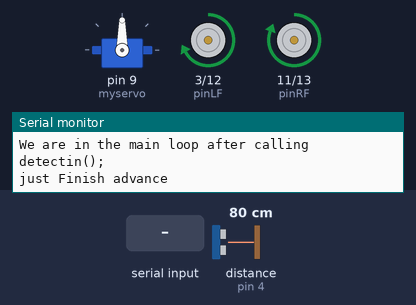
Bench run of a sketch on a simulated Arduino Uno, built with avr-gcc and run on an emulated ATmega328P. Parts: servo, motor-driver pin pairs drawn as motors (green arrow = first pin HIGH = forward, orange = second pin HIGH = backward, longer = more drive), the last lines printed to the serial monitor. Wiring (inferred from the names in the program): ultrasonic range finder: trigger pin 5; echo pin 4. Inputs (shaded band) come from the test bench; at power-on: distance to the obstacle (sensor on pin 4) 80 cm. The echo pulse lasts 58.3 µs per cm.

Above: at 2.2 s.
2.3 s: distance to the obstacle (sensor on pin 4) set to 50 cm
5.3 s: distance to the obstacle (sensor on pin 4) set to 43 cm
At 6.7 s:
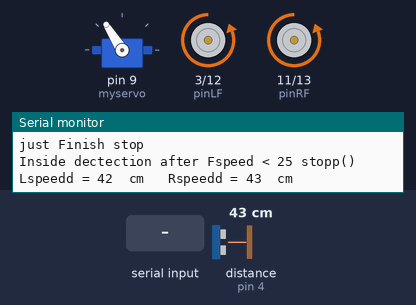
8.3 s: "2\n" received over Serial
At 9.3 s:
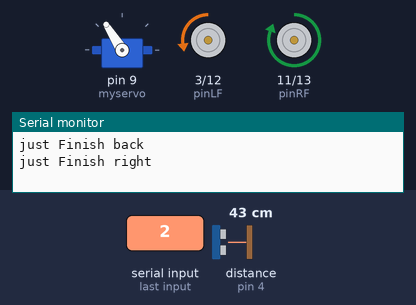
11.3 s: "6\n" received over Serial
At 12.84 s:
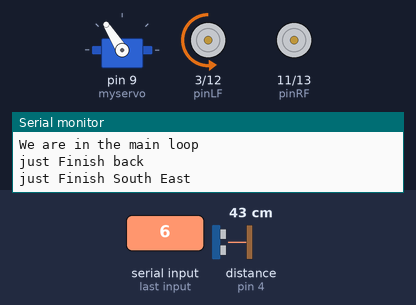
14.3 s: "8\n" received over Serial
At 15.5 s:
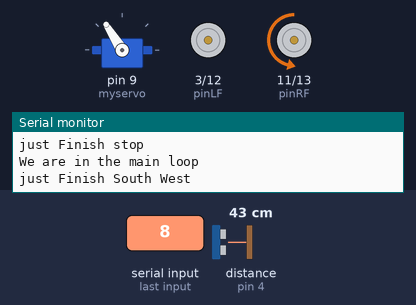
17.1 s: "4\n" received over Serial
At 19.0 s:
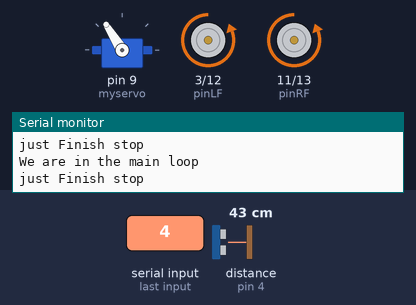
Timing chart, 0 to 20.5 s (numbered marks = the images above; inputs shaded):
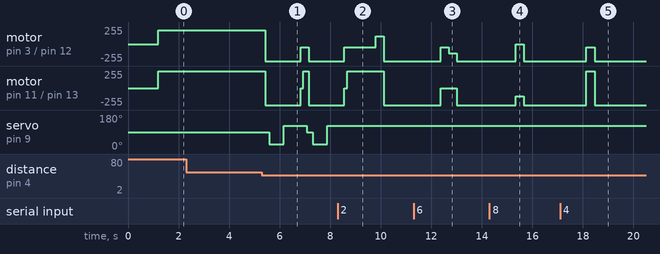

Measured:
- the behaviour switches between 46 and 45 cm on distance to the obstacle (sensor on pin 4) (found by bisection; images 0 and 1)
- after the input at 8.3 s, servo on pin 9 (myservo): stops changing and stays 122°
- after the input at 11.3 s, motor on pin 3 (pinLF) / pin 12 (pinLB): backward 255/255 → backward 51/255 after 1.1 s, → backward 141/255 0.30 s later, → backward 255/255 0.32 s later; motor on pin 11 (pinRF) / pin 13 (pinRB): backward 255/255 → stopped after 1.1 s, → backward 255/255 0.62 s later
- after the input at 14.3 s, motor on pin 3 (pinLF) / pin 12 (pinLB): backward 255/255 → stopped after 1.0 s, → backward 255/255 0.32 s later; motor on pin 11 (pinRF) / pin 13 (pinRB): backward 255/255 → backward 124/255 after 1.0 s, → backward 255/255 0.32 s later
- after the input at 17.1 s, motor on pin 3 (pinLF) / pin 12 (pinLB): backward 255/255 → backward 51/255 after 1.0 s, → backward 255/255 0.32 s later; motor on pin 11 (pinRF) / pin 13 (pinRB): backward 255/255 → forward 255/255 after 1.0 s, → backward 255/255 0.32 s later

The sketch:

RCtwoMotorsNAi.ino
```cpp
/*
    L = Left
    R = Right
    F = forward
    B = backward
*/
#include <Servo.h>
int pinLB = 12;     // define pin 12
int pinLF = 3;     // define pin 3
int pinRB = 13;    // define pin 13
int pinRF = 11;    // define pin 11
int inputPin = 4;    // define pin for sensor echo
int outputPin =5;    // define pin for sensor trig
int Fspeedd = 0;      // forward speed
int Rspeedd = 0;      // right speed
int Lspeedd = 0;      // left speed
int directionn = 0;   // forward=8 backward=2 left=4 right=6
Servo myservo;        // set myservo
int delay_time = 250; // settling time after steering servo motor moving B
int Fgo = 8;         // Move F
int Rgo = 6;         // move to the R
int Lgo = 4;         // move to the L
int Bgo = 2;         // move B

int NNNN = 11;     //Nort
int NNNEE = 12;     //Nort East
int NNNWW = 13;     //Nort West
int EE = 14;     //East
int WW = 15;     //Weast
int SSS = 16;      //South
int SSSEE = 17;       //Sout East
int SSSWW = 18;       //Sout West
int mode = 0;     // mode 0 is AI mode 1 is RC
char serialInput = 0; //
void setup()
 {
  Serial.begin(9600);     // Define motor output pin
  pinMode(pinLB,OUTPUT); // pin 12
  pinMode(pinLF,OUTPUT); // pin 3 (PWM)
  pinMode(pinRB,OUTPUT); // pin 13
  pinMode(pinRF,OUTPUT); // pin 11 (PWM)
  pinMode(inputPin, INPUT);    // define input pin for sensor
  pinMode(outputPin, OUTPUT);  // define output pin for sensor
  myservo.attach(9);    // Define servo motor output pin to D9 (PWM)
 Serial.println("just Finish setup");
 delay(1000);
 }
void advance()     // move forward
    {
    digitalWrite(pinLB,LOW);    // right wheel moves forward
    digitalWrite(pinRB, LOW);  // left wheel moves forward
    analogWrite(pinLF,255 -51);
    analogWrite(pinRF,255);
    Serial.println("just Finish advance");
    }
void NorthEast(){
      digitalWrite(12,LOW);
      digitalWrite(13,LOW);
      analogWrite(3,165 - 51);
      analogWrite(11,(255));
      Serial.println("just Finish North East");
    }

void NorthWest(){
      digitalWrite(12,LOW);
    digitalWrite(13,LOW);
    analogWrite(3,255 - 51);
    analogWrite(11,165);
    Serial.println("just Finish North West");
    }
void stopp()         // stop
    {
     digitalWrite(pinLB,HIGH);
     digitalWrite(pinRB,HIGH);
     analogWrite(pinLF,0);
     analogWrite(pinRF,0);
     Serial.println("just Finish stop");
    }
void right()        // turn right (single wheel)
    {
   digitalWrite(pinLB,HIGH);  // wheel on the left moves forward
   digitalWrite(pinRB,LOW); // wheel on the right moves backward
   analogWrite(pinLF, 255 -51);
   analogWrite(pinRF,255);
   Serial.println("just Finish right");
    }
void left()         // turn left (single wheel)
    {
   digitalWrite(pinLB,LOW);  // wheel on the left moves backward
   digitalWrite(pinRB,HIGH); // wheel on the right moves forward
   analogWrite(pinLF, 255 -51);
   analogWrite(pinRF,255);
   Serial.println("just Finish left");
    }

void back()          // move backward
    {
     digitalWrite(pinLB,HIGH);  // motor moves to left rear
     digitalWrite(pinRB,HIGH);  // motor moves to right rear
     analogWrite(pinLF,255 -51);
     analogWrite(pinRF,255);
     Serial.println("just Finish back");
    }
void SouthEast(){
        digitalWrite(12 , HIGH);//pinLB=12, LOW  right wheel moves forward
        digitalWrite(13,  HIGH);  // pinRB=13, LOW left wheel moves forward
        analogWrite (3,165 - 51);
        analogWrite (11,255);
        Serial.println("just Finish South East");
    }
void SouthWest(){
        digitalWrite(12 , HIGH);//pinLB=12, LOW  right wheel moves forward
        digitalWrite(13,  HIGH);  // pinRB=13, LOW left wheel moves forward
        analogWrite (3,255);
        analogWrite (11,(165-34));
        Serial.println("just Finish South West");
    }
void detection()        // measure 3 angles (0.90.179)
    {
      Serial.println("just Enter Detectin");
      delay(10);
      int delay_time = 250;   // stabilizing time for servo motor after moving backward
      ask_pin_F();            // read the distance ahead
      Serial.println("Inside dectection after ask_pin_F()");
     if(Fspeedd < 25 || Fspeedd < 10 )     //default 10    // if distance ahead is <10cm stop and go back
      {
              Serial.println("Inside dectection after if(Fspeed < 10");
            stopp();               // clear data
            delay(100);
            Serial.println("Inside dectection after Fspeed < 10 stopp()");
             delay(10);
            back();                // move backward for 0.2S
            delay(200);
      }
      if(Fspeedd < 35 || Fspeedd < 45)      //defualt 25   // if distance ahead is <25cm stop and loop left and right
      {
        Serial.println("Inside dectection after if(Fspeed < 25");
        delay(10);
        stopp();
        Serial.println("Inside dectection after Fspeed < 25 stopp()");
       delay(10);
        delay(100);             // clear data
        ask_pin_L();            // read distance on the left
        delay(delay_time);      // stabilizing time for servo motor
        ask_pin_R();            // read distance on the right
        delay(delay_time);      // stabilizing time for servo motor

        if(Lspeedd > Rspeedd)   // if distance on the left is >distance on the right
        {
          directionn = Lgo;      // move to the L
        }
         if(Lspeedd <= Rspeedd)   // if distance on the left is <= distance on the right
        {
         directionn = Rgo;      // move to the right
        }
        if (Lspeedd < 10 && Rspeedd < 10)   // if distance on left and right are both <10cm
        {
         directionn = Bgo;      // move backward
        } }
      else                      // if distance ahead is >25cm
      {
        directionn = Fgo;        // move forward
      }}
void ask_pin_F()   // measure the distance ahead
    {
      myservo.write(90); // default 90
      digitalWrite(outputPin, LOW);   // ultrasonic sensor transmit low level signal 2μs
      delayMicroseconds(2);
      digitalWrite(outputPin, HIGH);  // ultrasonic sensor transmit high level signal10μs, at least 10μs
      delayMicroseconds(10);
      digitalWrite(outputPin, LOW);    // keep transmitting low level signal
      float Fdistance = pulseIn(inputPin, HIGH);  // read the time in between
      Fdistance= Fdistance/5.8/10;       // convert time into distance (unit: cm)
      Fspeedd = Fdistance;              // read the distance into Fspeedd
  Serial.print("Fspeedd = ");
  Serial.print(Fspeedd );
  Serial.println("  cm");
    }
 void ask_pin_L()   // measure distance on the left
    {
      myservo.write(25); // default 5
      delay(325);  // default int delay_time = 250
      digitalWrite(outputPin, LOW);   // ultrasonic sensor transmit low level signal 2μs
      delayMicroseconds(2);
      digitalWrite(outputPin, HIGH);  // ultrasonic sensor transmit high level signal10μs, at least 10μs
      delayMicroseconds(10);
      digitalWrite(outputPin, LOW);    // keep transmitting low level signal
      float Ldistance = pulseIn(inputPin, HIGH);  // read the time in between
      Ldistance= Ldistance/5.8/10;       // convert time into distance (unit: cm)
      Lspeedd = Ldistance;              // read the distance into Lspeedd
  Serial.print("Lspeedd = ");
  Serial.print(Lspeedd );
      Serial.print("  cm  ");
    }
void ask_pin_R()   //  measure distance on the right
    {
      myservo.write(122); // default 177
      delay(325); // default int delay_time = 250
      digitalWrite(outputPin, LOW);   // ultrasonic sensor transmit low level signal 2μs
      delayMicroseconds(2);
      digitalWrite(outputPin, HIGH);  // ultrasonic sensor transmit high level signal10μs, at least 10μs
      delayMicroseconds(10);
      digitalWrite(outputPin, LOW);    // keep transmitting low level signal
      float Rdistance = pulseIn(inputPin, HIGH);  // read the time in between
      Rdistance= Rdistance/5.8/10;       // convert time into distance (unit: cm)
      Rspeedd = Rdistance;              // read the distance into Rspeedd
  Serial.print(" Rspeedd = ");
  Serial.print(Rspeedd );
      Serial.println("  cm");
    }
void loop()
  {
    Serial.println("We are in the main loop");
    delay(10);

  if ( mode == 0) {

            myservo.write(90);  // home set the servo motor, ready for next measurement
            detection();        // measure the angle and determine which direction to move
            Serial.println("We are in the main loop after calling detectin();");
            delay(100);
           if(directionn == 2)  // if directionn= 2
           {
            Serial.println("We are in the main loop were direction == 2 ");
            delay(10);
             back();
             delay(800);                    //  go backward
             left() ;
             delay(110);        //Default 200      // Move slightly to the left (to prevent stuck in dead end)
           }
           if(directionn == 6)           // if directionn = 6
           { back();
             delay(100);
             right();
             delay(110);                 // turn right Default 600
           }
           if(directionn == 4)          // if directionn = 4
           { back();
             delay(600);
             left();
             delay(110);                  // turn left Default 600
           }
           if(directionn == 8)          // if directionn = 8
           { advance();       // move forward
            delay(50);  // default 100
           }
      }
      if ( mode != 0 ){ // if we are not in RC from BT
        delay(10);
            switch ( mode) {
              case 0:   // AI
              loop();
              break;
              case 1:   // advance
              advance();
              delay(300);
              mode = 9;
              break;
              case 2:// north east
              NorthEast();
              delay(300);
              mode = 9;;
              break ;
              case 3:     //north east
              NorthWest();
              delay(300);
              mode = 9;
              break;
              case 4:     //right
              right();
              delay(300);
              mode = 9;
              break;
              case 5:     // left
              left();
              delay(300);
              mode = 9;
              break;
              case 6:  // back
              back();
              delay(300);
              mode = 9;
              case 7:  // south east
              SouthEast();
              delay(300);
              mode = 9;
              break;
              case 8: // south west
              SouthWest();
              delay(300);
              mode = 9;
              break;
              case 9:
              stopp();
              delay(50);
              break;

            }
      }

    }


   void serialEvent(){ // seriaEvent is like interup just have to wait for excuting functions to finish
    String serialInput01 = "";
    while (Serial.available() > 0){
      serialInput01 = Serial.readString();
      mode = serialInput01.toInt(); // 0 will be AI robot
    }

    //Serial.println("SERIAL EVENT:" + serialInput01);
    //Serial.println(mode);
    //1
    delay(1);
   }
```
